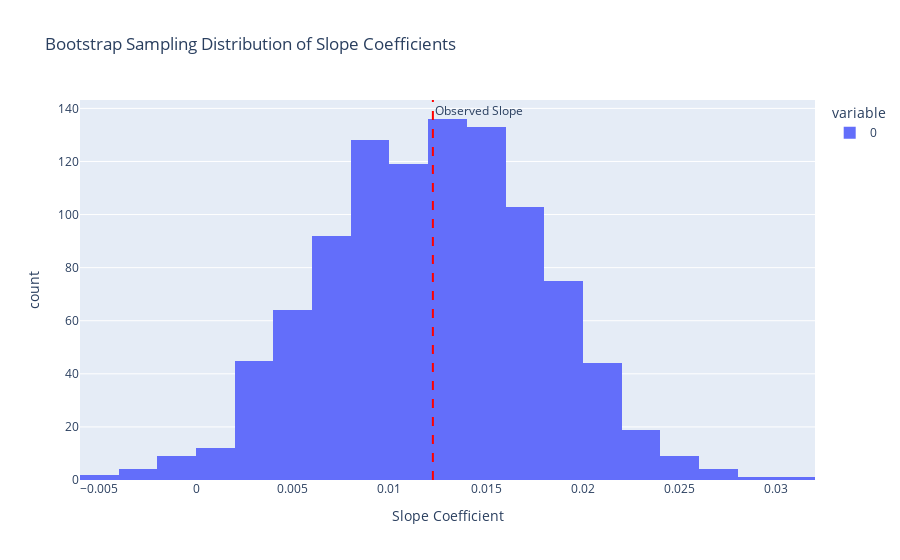
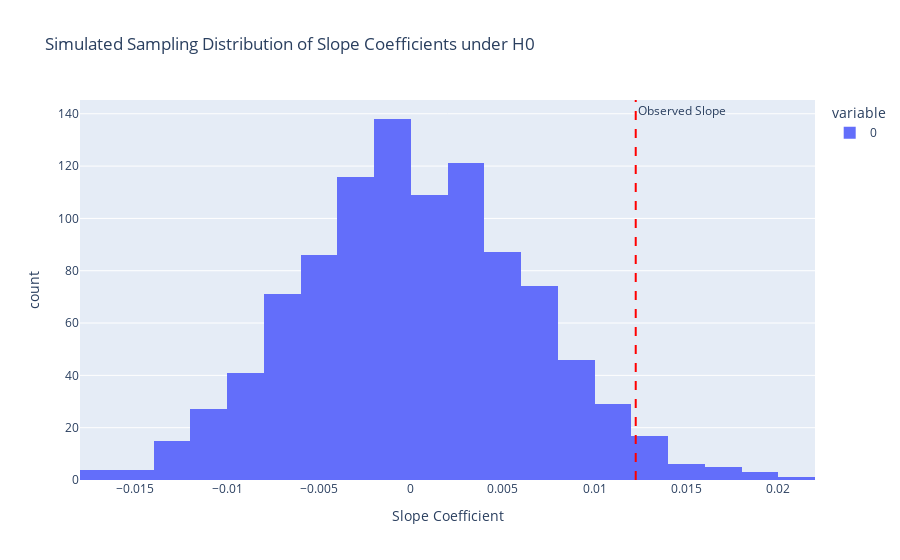

Notebook code cell kept with these figures, in order:
### Code cell
import pandas as pd
import numpy as np
import seaborn as sns
import statsmodels.formula.api as smf
import plotly.express as px

old_faithful = sns.load_dataset('geyser')
long_wait = old_faithful['waiting'] >= old_faithful['waiting'].nlargest(160).min()
n = 160

initial_model = smf.ols('duration ~ waiting', data=old_faithful[long_wait]).fit()
observed_slope = initial_model.params['waiting']

bootstrap_slopes = []
n_bootstraps = 1000
for _ in range(n_bootstraps):
    bootstrap_sample = old_faithful[long_wait].sample(n, replace=True)
    bootstrap_model = smf.ols('duration ~ waiting', data=bootstrap_sample).fit()
    bootstrap_slopes.append(bootstrap_model.params['waiting'])

fig = px.histogram(bootstrap_slopes, nbins=30, title="Bootstrap Sampling Distribution of Slope Coefficients",
                   labels={'value': 'Slope Coefficient'})
fig.add_vline(x=observed_slope, line_dash="dash", line_color="red", annotation_text="Observed Slope")
fig.show()

simulated_slopes = []
beta_0 = initial_model.params['Intercept'] 
beta_1_null = 0 
sigma = initial_model.resid.std()  

for _ in range(n_bootstraps):
    simulated_duration = beta_0 + beta_1_null * old_faithful[long_wait]['waiting'] + \
                         np.random.normal(0, sigma, n)
    simulated_data = pd.DataFrame({'waiting': old_faithful[long_wait]['waiting'], 'duration': simulated_duration})
    
    simulated_model = smf.ols('duration ~ waiting', data=simulated_data).fit()
    simulated_slopes.append(simulated_model.params['waiting'])

fig = px.histogram(simulated_slopes, nbins=30, title="Simulated Sampling Distribution of Slope Coefficients under H0",
                   labels={'value': 'Slope Coefficient'})
fig.add_vline(x=observed_slope, line_dash="dash", line_color="red", annotation_text="Observed Slope")
fig.show()

ci_lower, ci_upper = np.percentile(bootstrap_slopes, [2.5, 97.5])
print(f"95% Bootstrap Confidence Interval for Slope: ({ci_lower:.4f}, {ci_upper:.4f})")

slope_in_ci = ci_lower <= observed_slope <= ci_upper
print(f"Is the observed slope within the 95% CI? {'Yes' if slope_in_ci else 'No'}")

simulated_p_value = (np.sum(np.abs(simulated_slopes) >= np.abs(observed_slope)) / n_bootstraps)
print(f"Simulated p-value: {simulated_p_value:.4f}")

original_p_value = initial_model.pvalues['waiting']
print(f"Original model p-value: {original_p_value:.4f}")

### Figure 1 — Plotly figure (JSON) as saved in the notebook; plotly's stock layout.template omitted (floating-point values rounded to 4 significant figures; data arrays with more than 128 entries replaced by an {"elided": "..."} marker saying what was removed)
{"data": [{"alignmentgroup": "True", "bingroup": "x", "hovertemplate": "variable=0<br>Slope Coefficient=%{x}<br>count=%{y}<extra></extra>", "legendgroup": "0", "marker": {"color": "#636efa", "pattern": {"shape": ""}}, "name": "0", "nbinsx": 30, "offsetgroup": "0", "orientation": "v", "showlegend": true, "type": "histogram", "x": {"elided": "1000 float values"}, "xaxis": "x", "yaxis": "y"}], "layout": {"annotations": [{"showarrow": false, "text": "Observed Slope", "x": 0.01224, "xanchor": "left", "xref": "x", "y": 1, "yanchor": "top", "yref": "y domain"}], "barmode": "relative", "legend": {"title": {"text": "variable"}, "tracegroupgap": 0}, "shapes": [{"line": {"color": "red", "dash": "dash"}, "type": "line", "x0": 0.01224, "x1": 0.01224, "xref": "x", "y0": 0, "y1": 1, "yref": "y domain"}], "title": {"text": "Bootstrap Sampling Distribution of Slope Coefficients"}, "xaxis": {"anchor": "y", "domain": [0, 1], "title": {"text": "Slope Coefficient"}}, "yaxis": {"anchor": "x", "domain": [0, 1], "title": {"text": "count"}}}}

### Figure 2 — Plotly figure (JSON) as saved in the notebook; plotly's stock layout.template omitted (floating-point values rounded to 4 significant figures; data arrays with more than 128 entries replaced by an {"elided": "..."} marker saying what was removed)
{"data": [{"alignmentgroup": "True", "bingroup": "x", "hovertemplate": "variable=0<br>Slope Coefficient=%{x}<br>count=%{y}<extra></extra>", "legendgroup": "0", "marker": {"color": "#636efa", "pattern": {"shape": ""}}, "name": "0", "nbinsx": 30, "offsetgroup": "0", "orientation": "v", "showlegend": true, "type": "histogram", "x": {"elided": "1000 float values"}, "xaxis": "x", "yaxis": "y"}], "layout": {"annotations": [{"showarrow": false, "text": "Observed Slope", "x": 0.01224, "xanchor": "left", "xref": "x", "y": 1, "yanchor": "top", "yref": "y domain"}], "barmode": "relative", "legend": {"title": {"text": "variable"}, "tracegroupgap": 0}, "shapes": [{"line": {"color": "red", "dash": "dash"}, "type": "line", "x0": 0.01224, "x1": 0.01224, "xref": "x", "y0": 0, "y1": 1, "yref": "y domain"}], "title": {"text": "Simulated Sampling Distribution of Slope Coefficients under H0"}, "xaxis": {"anchor": "y", "domain": [0, 1], "title": {"text": "Slope Coefficient"}}, "yaxis": {"anchor": "x", "domain": [0, 1], "title": {"text": "count"}}}}
